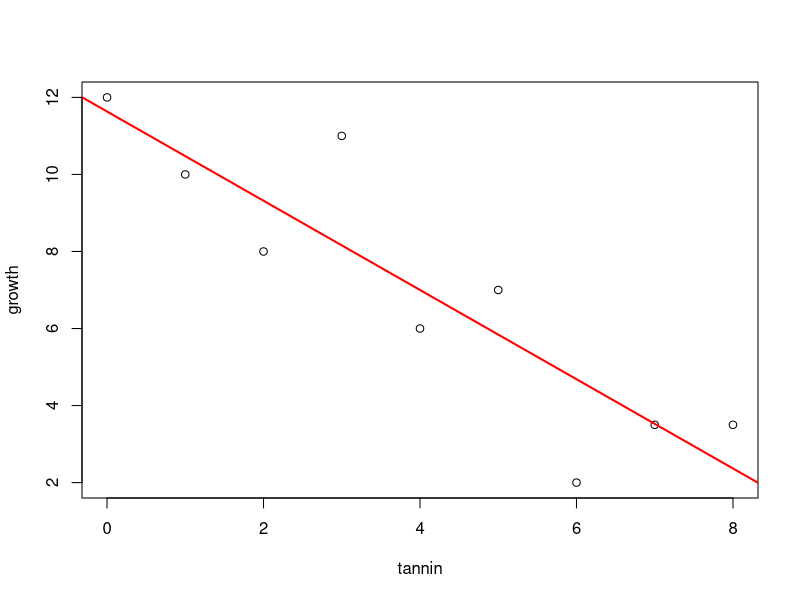

Generate this figure with R:
## ---- chunk 1
growth = c(12, 10, 8, 11, 6, 7, 2, 3.5, 3.5)
tannin = 0:8
## ---- chunk 2
lm.result <- lm(growth ~ tannin)
summary(lm.result)
plot(growth ~ tannin)
abline(coef(lm.result), lwd=2, col="red")
## ---- chunk 3
t = (-1.1583 - (-1.5))/0.2236
pt(t, 7, lower.tail = FALSE)
## ---- chunk 4
confint(lm.result)
